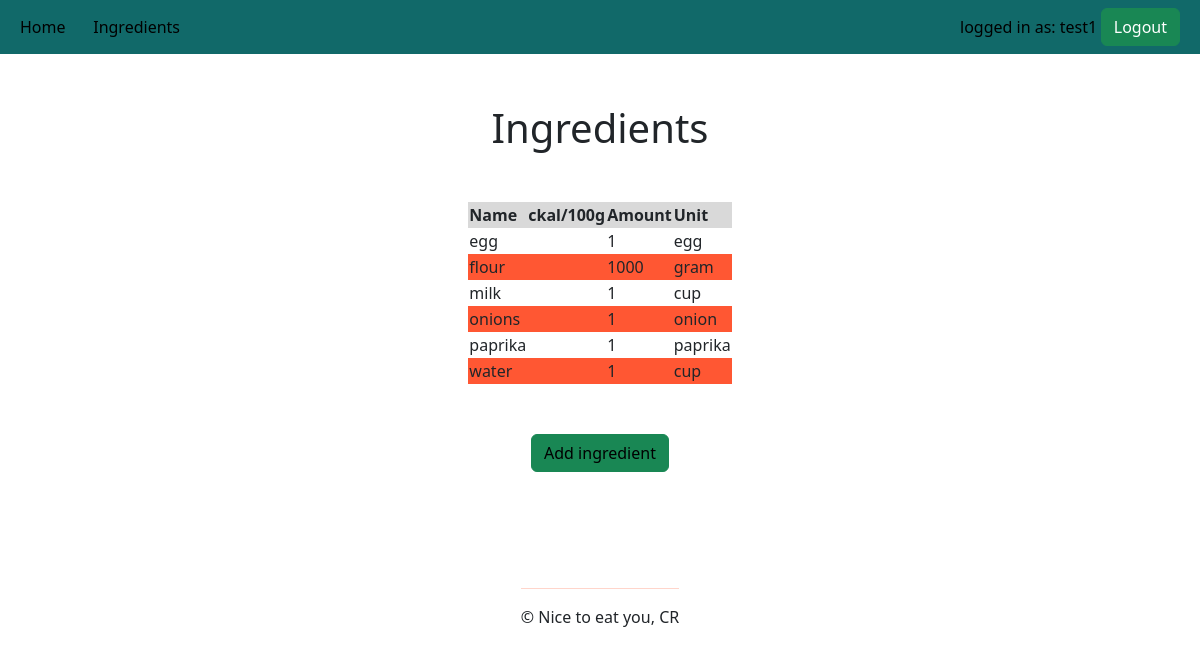
Before: /admin/index.php?site=ingredients_list (signed in) with the older database file.
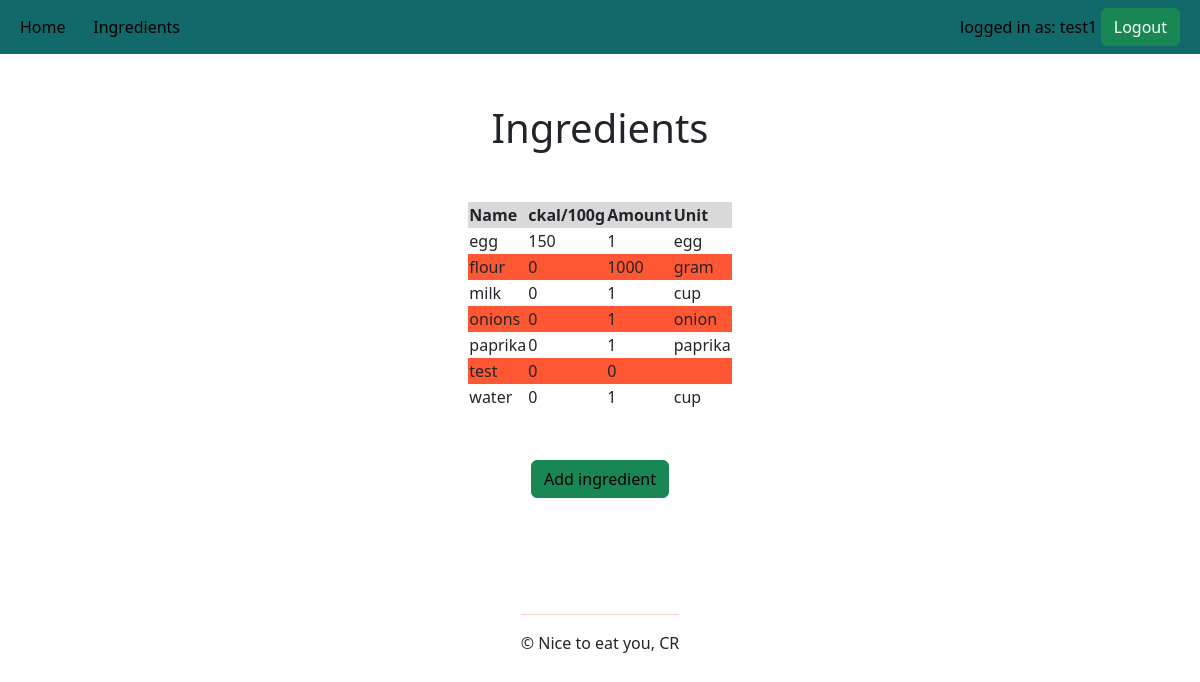
After: the same page with the newer database file.
### tables this page shows
CREATE TABLE `ingredients` (
  `id` int(10) UNSIGNED NOT NULL,
  `name` varchar(50) NOT NULL,
  `amount` float DEFAULT NULL,
  `unit` varchar(50) DEFAULT NULL,
  `kcal` float NOT NULL
);

### admin/index.php (called while the page is built, shortened)
<?php
if (empty($_GET["site"])) {
    $site = "home";
  } else {
    $site = $_GET["site"];
  }
  if ($site == "home") {
    $content = "content/home.php";
    $title = "home";
  } else if ($site == "ingredients_list") {
    $content = "content/ingredients_list.php";
  } else if ($site == "ingredient_new") {
    $content = "content/ingredient_new.php";
    $title = "new ingredient";
  } else {
    header("HTTP/1.0 404 Not Found");
    $content = "content/404.php";
    $title = "Error 404";
  }
include "head.php";
include $content;
include "footer.php";
?>

### admin/content/ingredients_list.php (the view)
<h1>Ingredients</h1>
<?php
    $result = mysqli_query($con, "SELECT * FROM ingredients ORDER BY name ASC");
    echo "<table>";
    echo "<thread>";
    echo "<tr>";
    echo "<th>Name</th>";
    echo "<th>ckal/100g</th>";
    echo "<th>Amount</th>";
    echo "<th>Unit</th>";
    echo "</tr>";
    echo "</thread>";
    echo "<tbody>";
    while($row = mysqli_fetch_assoc($result)){
        echo "<tr>";
        echo "<td>{$row["name"]}</td>";
        echo "<td>{$row["kcal"]}</td>";
        echo "<td>{$row["amount"]}</td>";
        echo "<td>{$row["unit"]}</td>";
        echo "</tr>";
    }
    echo "</tbody>";
    echo "</table>";
?>
<button class="btn btn-success" style="margin-top: 50px;"><a href="?site=ingredient_new">Add ingredient</a></button>

### admin/head.php (shortened to what this page needs)
<!DOCTYPE html>
<html lang="en">
<head>
    <link
            rel="stylesheet"
            href="../../vendor/bootstrap-5.3.2-dist/css/bootstrap.min.css"
        />
</head>
<body>
    <nav class="navbar navbar-light" style="background-color: #116969;">
        <div class="options option1">
            <a href="?site=home">Home</a>
            <a href="?site=ingredients_list">Ingredients</a>
        </div>
        <div class="options option2">
            <a href="#">logged in as: <?php echo $_SESSION["username"]; ?></a>
            <button class="btn btn-success"><a href="logout.php" style="color: white;">Logout</a></button>
        </div>
    </nav>
    <main>

### admin/footer.php
    <footer>
        <hr>
        &copy; Nice to eat you, CR
    </footer>
    </main>
</body>
</html>

### admin/head.php (style rules this page uses)
main { padding: 50px; display: flex; flex-flow: column; justify-content: center; align-items: center; }
.options { display: flex; flex-flow: row; justify-content: space-between; align-items: center; width: 260px; list-style-type: none; padding-left: 20px; padding-right: 20px; }
.option1 { width: 200px; }
h1 { margin-bottom: 50px; }
a { text-decoration:none; color: black; }
hr { color: #ff5733; }
th { background-color:#d9d9d9; }
tr:nth-child(2n) { background-color: #ff5733; }
footer { padding-top: 100px; }

Changed rows visible on the page:
changed ingredients "egg": kcal (not shown) → "150"
changed ingredients "flour": kcal (not shown) → "0"
changed ingredients "milk": kcal (not shown) → "0"
changed ingredients "onions": kcal (not shown) → "0"
changed ingredients "paprika": kcal (not shown) → "0"
added ingredients: name "test", kcal "0", amount "0"
changed ingredients "water": kcal (not shown) → "0"
